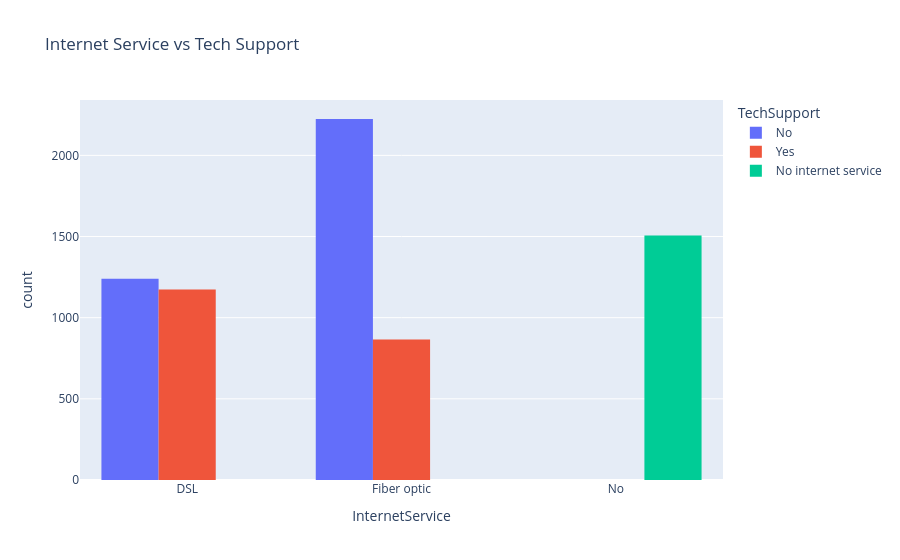

Notebook source saved alongside this figure:
### Code cell
px.histogram(df, x='InternetService', color='TechSupport', barmode='group',
                    title='Internet Service vs Tech Support')

### Figure 1 — Plotly figure (JSON) as saved in the notebook; plotly's stock layout.template omitted (floating-point values rounded to 4 significant figures; data arrays with more than 128 entries replaced by an {"elided": "..."} marker saying what was removed)
{"data": [{"alignmentgroup": "True", "bingroup": "x", "hovertemplate": "TechSupport=No<br>InternetService=%{x}<br>count=%{y}<extra></extra>", "legendgroup": "No", "marker": {"color": "#636efa", "pattern": {"shape": ""}}, "name": "No", "offsetgroup": "No", "orientation": "v", "showlegend": true, "type": "histogram", "x": {"elided": "3464 str values"}, "xaxis": "x", "yaxis": "y"}, {"alignmentgroup": "True", "bingroup": "x", "hovertemplate": "TechSupport=Yes<br>InternetService=%{x}<br>count=%{y}<extra></extra>", "legendgroup": "Yes", "marker": {"color": "#EF553B", "pattern": {"shape": ""}}, "name": "Yes", "offsetgroup": "Yes", "orientation": "v", "showlegend": true, "type": "histogram", "x": {"elided": "2040 str values"}, "xaxis": "x", "yaxis": "y"}, {"alignmentgroup": "True", "bingroup": "x", "hovertemplate": "TechSupport=No internet service<br>InternetService=%{x}<br>count=%{y}<extra></extra>", "legendgroup": "No internet service", "marker": {"color": "#00cc96", "pattern": {"shape": ""}}, "name": "No internet service", "offsetgroup": "No internet service", "orientation": "v", "showlegend": true, "type": "histogram", "x": {"elided": "1506 str values"}, "xaxis": "x", "yaxis": "y"}], "layout": {"barmode": "group", "legend": {"title": {"text": "TechSupport"}, "tracegroupgap": 0}, "title": {"text": "Internet Service vs Tech Support"}, "xaxis": {"anchor": "y", "domain": [0, 1], "title": {"text": "InternetService"}}, "yaxis": {"anchor": "x", "domain": [0, 1], "title": {"text": "count"}}}}
